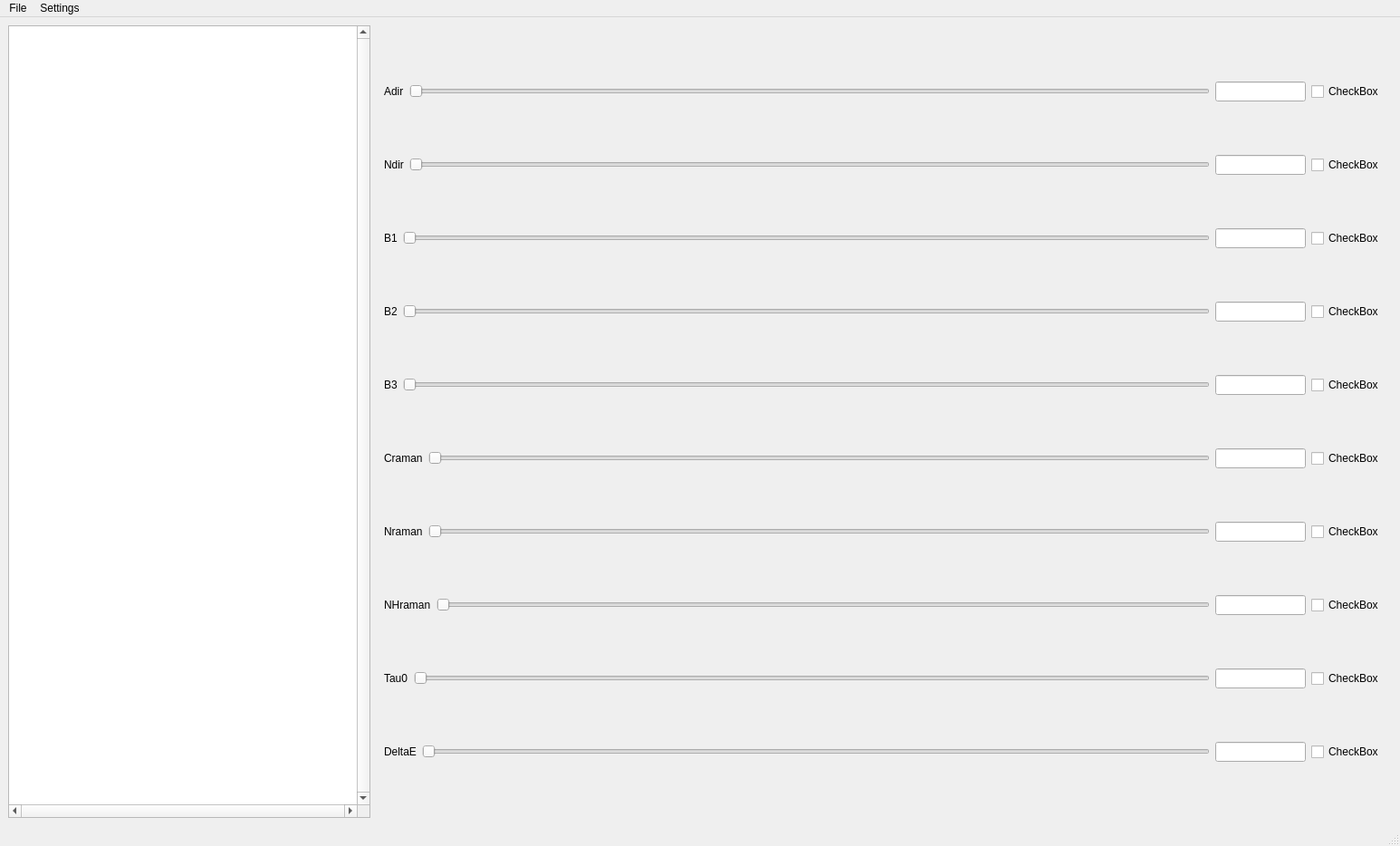
<?xml version="1.0" encoding="UTF-8"?>
<ui version="4.0">
 <class>MainWindow</class>
 <widget class="QMainWindow" name="MainWindow">
  <property name="geometry">
   <rect>
    <x>0</x>
    <y>0</y>
    <width>1546</width>
    <height>934</height>
   </rect>
  </property>
  <property name="sizePolicy">
   <sizepolicy hsizetype="Expanding" vsizetype="Expanding">
    <horstretch>0</horstretch>
    <verstretch>0</verstretch>
   </sizepolicy>
  </property>
  <property name="minimumSize">
   <size>
    <width>2</width>
    <height>2</height>
   </size>
  </property>
  <property name="windowTitle">
   <string>MainWindow</string>
  </property>
  <widget class="QWidget" name="centralwidget">
   <layout class="QHBoxLayout" name="horizontalLayout_2">
    <item>
     <layout class="QHBoxLayout" name="horizontalLayout">
      <item>
       <widget class="QTreeView" name="Model">
        <property name="sizePolicy">
         <sizepolicy hsizetype="Expanding" vsizetype="Expanding">
          <horstretch>0</horstretch>
          <verstretch>0</verstretch>
         </sizepolicy>
        </property>
        <property name="minimumSize">
         <size>
          <width>400</width>
          <height>0</height>
         </size>
        </property>
        <property name="maximumSize">
         <size>
          <width>400</width>
          <height>16777215</height>
         </size>
        </property>
        <property name="frameShape">
         <enum>QFrame::StyledPanel</enum>
        </property>
        <property name="verticalScrollBarPolicy">
         <enum>Qt::ScrollBarAlwaysOn</enum>
        </property>
        <property name="horizontalScrollBarPolicy">
         <enum>Qt::ScrollBarAlwaysOn</enum>
        </property>
        <property name="sizeAdjustPolicy">
         <enum>QAbstractScrollArea::AdjustToContents</enum>
        </property>
        <property name="textElideMode">
         <enum>Qt::ElideNone</enum>
        </property>
        <property name="horizontalScrollMode">
         <enum>QAbstractItemView::ScrollPerItem</enum>
        </property>
        <property name="autoExpandDelay">
         <number>-1</number>
        </property>
        <property name="indentation">
         <number>10</number>
        </property>
        <property name="sortingEnabled">
         <bool>false</bool>
        </property>
        <property name="allColumnsShowFocus">
         <bool>false</bool>
        </property>
        <property name="wordWrap">
         <bool>false</bool>
        </property>
        <property name="headerHidden">
         <bool>true</bool>
        </property>
        <attribute name="headerVisible">
         <bool>false</bool>
        </attribute>
        <attribute name="headerMinimumSectionSize">
         <number>50</number>
        </attribute>
        <attribute name="headerDefaultSectionSize">
         <number>250</number>
        </attribute>
        <attribute name="headerStretchLastSection">
         <bool>true</bool>
        </attribute>
       </widget>
      </item>
      <item>
       <widget class="QStackedWidget" name="WorkingSpace">
        <property name="sizePolicy">
         <sizepolicy hsizetype="Expanding" vsizetype="Expanding">
          <horstretch>1</horstretch>
          <verstretch>1</verstretch>
         </sizepolicy>
        </property>
        <property name="currentIndex">
         <number>1</number>
        </property>
        <widget class="QWidget" name="fit2Dpage">
         <property name="sizePolicy">
          <sizepolicy hsizetype="Expanding" vsizetype="Expanding">
           <horstretch>1</horstretch>
           <verstretch>1</verstretch>
          </sizepolicy>
         </property>
         <layout class="QVBoxLayout" name="verticalLayout">
          <item>
           <layout class="QHBoxLayout" name="UpperPlots"/>
          </item>
          <item>
           <spacer name="verticalSpacer">
            <property name="orientation">
             <enum>Qt::Vertical</enum>
            </property>
            <property name="sizeType">
             <enum>QSizePolicy::Fixed</enum>
            </property>
            <property name="sizeHint" stdset="0">
             <size>
              <width>1</width>
              <height>1</height>
             </size>
            </property>
           </spacer>
          </item>
          <item>
           <layout class="QHBoxLayout" name="MainPlot"/>
          </item>
          <item>
           <spacer name="verticalSpacer_2">
            <property name="orientation">
             <enum>Qt::Vertical</enum>
            </property>
            <property name="sizeType">
             <enum>QSizePolicy::Fixed</enum>
            </property>
            <property name="sizeHint" stdset="0">
             <size>
              <width>1</width>
              <height>1</height>
             </size>
            </property>
           </spacer>
          </item>
          <item>
           <layout class="QVBoxLayout" name="verticalLayout_2"/>
          </item>
          <item>
           <layout class="QHBoxLayout" name="horizontalLayout_4">
            <property name="sizeConstraint">
             <enum>QLayout::SetMinAndMaxSize</enum>
            </property>
            <item>
             <widget class="QStackedWidget" name="modelControl">
              <property name="maximumSize">
               <size>
                <width>1000</width>
                <height>200</height>
               </size>
              </property>
              <property name="currentIndex">
               <number>0</number>
              </property>
              <widget class="QWidget" name="pageModelSingleRelax">
               <property name="maximumSize">
                <size>
                 <width>16777215</width>
                 <height>744</height>
                </size>
               </property>
               <widget class="QWidget" name="horizontalLayoutWidget">
                <property name="geometry">
                 <rect>
                  <x>20</x>
                  <y>10</y>
                  <width>900</width>
                  <height>176</height>
                 </rect>
                </property>
                <layout class="QVBoxLayout" name="parameters">
                 <item>
                  <layout class="QHBoxLayout" name="chiTLayout">
                   <item>
                    <widget class="QLabel" name="label_8">
                     <property name="minimumSize">
                      <size>
                       <width>65</width>
                       <height>0</height>
                      </size>
                     </property>
                     <property name="text">
                      <string>Chi_T-Chi_S</string>
                     </property>
                     <property name="alignment">
                      <set>Qt::AlignCenter</set>
                     </property>
                    </widget>
                   </item>
                   <item>
                    <widget class="QSlider" name="horizontalSlider_ChiT">
                     <property name="minimumSize">
                      <size>
                       <width>700</width>
                       <height>0</height>
                      </size>
                     </property>
                     <property name="tracking">
                      <bool>true</bool>
                     </property>
                     <property name="orientation">
                      <enum>Qt::Horizontal</enum>
                     </property>
                    </widget>
                   </item>
                   <item>
                    <widget class="QLineEdit" name="lineEdit_ChiT">
                     <property name="minimumSize">
                      <size>
                       <width>0</width>
                       <height>0</height>
                      </size>
                     </property>
                     <property name="maximumSize">
                      <size>
                       <width>100</width>
                       <height>16777215</height>
                      </size>
                     </property>
                    </widget>
                   </item>
                   <item>
                    <widget class="QCheckBox" name="checkBox_ChiT">
                     <property name="text">
                      <string>Blocked</string>
                     </property>
                    </widget>
                   </item>
                  </layout>
                 </item>
                 <item>
                  <layout class="QHBoxLayout" name="chiSLayout">
                   <item>
                    <widget class="QLabel" name="label_7">
                     <property name="minimumSize">
                      <size>
                       <width>65</width>
                       <height>0</height>
                      </size>
                     </property>
                     <property name="text">
                      <string>Chi_S</string>
                     </property>
                     <property name="alignment">
                      <set>Qt::AlignCenter</set>
                     </property>
                    </widget>
                   </item>
                   <item>
                    <widget class="QSlider" name="horizontalSlider_ChiS">
                     <property name="minimumSize">
                      <size>
                       <width>700</width>
                       <height>0</height>
                      </size>
                     </property>
                     <property name="tracking">
                      <bool>true</bool>
                     </property>
                     <property name="orientation">
                      <enum>Qt::Horizontal</enum>
                     </property>
                    </widget>
                   </item>
                   <item>
                    <widget class="QLineEdit" name="lineEdit_ChiS">
                     <property name="maximumSize">
                      <size>
                       <width>100</width>
                       <height>16777215</height>
                      </size>
                     </property>
                    </widget>
                   </item>
                   <item>
                    <widget class="QCheckBox" name="checkBox_ChiS">
                     <property name="text">
                      <string>Blocked</string>
                     </property>
                    </widget>
                   </item>
                  </layout>
                 </item>
                 <item>
                  <layout class="QHBoxLayout" name="betaLayout">
                   <item>
                    <widget class="QLabel" name="label_6">
                     <property name="minimumSize">
                      <size>
                       <width>65</width>
                       <height>0</height>
                      </size>
                     </property>
                     <property name="text">
                      <string>Beta</string>
                     </property>
                     <property name="alignment">
                      <set>Qt::AlignCenter</set>
                     </property>
                    </widget>
                   </item>
                   <item>
                    <widget class="QSlider" name="horizontalSlider_Beta">
                     <property name="minimumSize">
                      <size>
                       <width>700</width>
                       <height>0</height>
                      </size>
                     </property>
                     <property name="tracking">
                      <bool>true</bool>
                     </property>
                     <property name="orientation">
                      <enum>Qt::Horizontal</enum>
                     </property>
                    </widget>
                   </item>
                   <item>
                    <widget class="QLineEdit" name="lineEdit_Beta">
                     <property name="maximumSize">
                      <size>
                       <width>100</width>
                       <height>16777215</height>
                      </size>
                     </property>
                    </widget>
                   </item>
                   <item>
                    <widget class="QCheckBox" name="checkBox_Beta">
                     <property name="text">
                      <string>Blocked</string>
                     </property>
                    </widget>
                   </item>
                  </layout>
                 </item>
                 <item>
                  <layout class="QHBoxLayout" name="tauLayout">
                   <item>
                    <widget class="QLabel" name="label">
                     <property name="minimumSize">
                      <size>
                       <width>65</width>
                       <height>0</height>
                      </size>
                     </property>
                     <property name="text">
                      <string>log Tau</string>
                     </property>
                     <property name="alignment">
                      <set>Qt::AlignCenter</set>
                     </property>
                    </widget>
                   </item>
                   <item>
                    <widget class="QSlider" name="horizontalSlider_Tau">
                     <property name="minimumSize">
                      <size>
                       <width>700</width>
                       <height>0</height>
                      </size>
                     </property>
                     <property name="tracking">
                      <bool>true</bool>
                     </property>
                     <property name="orientation">
                      <enum>Qt::Horizontal</enum>
                     </property>
                    </widget>
                   </item>
                   <item>
                    <widget class="QLineEdit" name="lineEdit_Tau">
                     <property name="maximumSize">
                      <size>
                       <width>100</width>
                       <height>16777215</height>
                      </size>
                     </property>
                    </widget>
                   </item>
                   <item>
                    <widget class="QCheckBox" name="checkBox_Tau">
                     <property name="text">
                      <string>Blocked</string>
                     </property>
                    </widget>
                   </item>
                  </layout>
                 </item>
                 <item>
                  <layout class="QHBoxLayout" name="alfaLayout">
                   <item>
                    <widget class="QLabel" name="Alpha">
                     <property name="minimumSize">
                      <size>
                       <width>65</width>
                       <height>0</height>
                      </size>
                     </property>
                     <property name="text">
                      <string>Alfa</string>
                     </property>
                     <property name="alignment">
                      <set>Qt::AlignCenter</set>
                     </property>
                    </widget>
                   </item>
                   <item>
                    <widget class="QSlider" name="horizontalSlider_Alpha">
                     <property name="minimumSize">
                      <size>
                       <width>700</width>
                       <height>0</height>
                      </size>
                     </property>
                     <property name="tracking">
                      <bool>true</bool>
                     </property>
                     <property name="orientation">
                      <enum>Qt::Horizontal</enum>
                     </property>
                    </widget>
                   </item>
                   <item>
                    <widget class="QLineEdit" name="lineEdit_Alpha">
                     <property name="maximumSize">
                      <size>
                       <width>100</width>
                       <height>16777215</height>
                      </size>
                     </property>
                    </widget>
                   </item>
                   <item>
                    <widget class="QCheckBox" name="checkBox_Alpha">
                     <property name="text">
                      <string>Blocked</string>
                     </property>
                    </widget>
                   </item>
                  </layout>
                 </item>
                </layout>
               </widget>
              </widget>
              <widget class="QWidget" name="pageModelDoubleRelax"/>
             </widget>
            </item>
            <item>
             <layout class="QVBoxLayout" name="verticalLayout_3">
              <item>
               <widget class="QPushButton" name="pushButtonFit">
                <property name="text">
                 <string>Fit</string>
                </property>
               </widget>
              </item>
              <item>
               <widget class="QPushButton" name="pushButtonSetRange">
                <property name="text">
                 <string>Adjust Range</string>
                </property>
               </widget>
              </item>
              <item>
               <widget class="QPushButton" name="pushButtonSave">
                <property name="text">
                 <string>Save</string>
                </property>
               </widget>
              </item>
             </layout>
            </item>
           </layout>
          </item>
         </layout>
        </widget>
        <widget class="QWidget" name="fit3Dpage">
         <layout class="QHBoxLayout" name="horizontalLayout_5">
          <item>
           <layout class="QHBoxLayout" name="PanelContainer">
            <item>
             <layout class="QVBoxLayout" name="LeftPanel">
              <item>
               <layout class="QHBoxLayout" name="horizontalLayout_27">
                <item>
                 <widget class="QLabel" name="label_Adir">
                  <property name="text">
                   <string>Adir</string>
                  </property>
                 </widget>
                </item>
                <item>
                 <widget class="QSlider" name="horizontalSlider_Adir">
                  <property name="orientation">
                   <enum>Qt::Horizontal</enum>
                  </property>
                 </widget>
                </item>
                <item>
                 <widget class="QLineEdit" name="lineEdit_Adir">
                  <property name="maximumSize">
                   <size>
                    <width>100</width>
                    <height>16777215</height>
                   </size>
                  </property>
                 </widget>
                </item>
                <item>
                 <widget class="QCheckBox" name="checkBox_Adir">
                  <property name="text">
                   <string>CheckBox</string>
                  </property>
                 </widget>
                </item>
               </layout>
              </item>
              <item>
               <layout class="QHBoxLayout" name="horizontalLayout_26">
                <item>
                 <widget class="QLabel" name="label_Ndir">
                  <property name="text">
                   <string>Ndir</string>
                  </property>
                 </widget>
                </item>
                <item>
                 <widget class="QSlider" name="horizontalSlider_Ndir">
                  <property name="orientation">
                   <enum>Qt::Horizontal</enum>
                  </property>
                 </widget>
                </item>
                <item>
                 <widget class="QLineEdit" name="lineEdit_Ndir">
                  <property name="maximumSize">
                   <size>
                    <width>100</width>
                    <height>16777215</height>
                   </size>
                  </property>
                 </widget>
                </item>
                <item>
                 <widget class="QCheckBox" name="checkBox_Ndir">
                  <property name="text">
                   <string>CheckBox</string>
                  </property>
                 </widget>
                </item>
               </layout>
              </item>
              <item>
               <layout class="QHBoxLayout" name="horizontalLayout_25">
                <item>
                 <widget class="QLabel" name="label_B1">
                  <property name="text">
                   <string>B1</string>
                  </property>
                 </widget>
                </item>
                <item>
                 <widget class="QSlider" name="horizontalSlider_B1">
                  <property name="orientation">
                   <enum>Qt::Horizontal</enum>
                  </property>
                 </widget>
                </item>
                <item>
                 <widget class="QLineEdit" name="lineEdit_B1">
                  <property name="maximumSize">
                   <size>
                    <width>100</width>
                    <height>16777215</height>
                   </size>
                  </property>
                 </widget>
                </item>
                <item>
                 <widget class="QCheckBox" name="checkBox_B1">
                  <property name="text">
                   <string>CheckBox</string>
                  </property>
                 </widget>
                </item>
               </layout>
              </item>
              <item>
               <layout class="QHBoxLayout" name="horizontalLayout_24">
                <item>
                 <widget class="QLabel" name="label_B2">
                  <property name="text">
                   <string>B2</string>
                  </property>
                 </widget>
                </item>
                <item>
                 <widget class="QSlider" name="horizontalSlider_B2">
                  <property name="orientation">
                   <enum>Qt::Horizontal</enum>
                  </property>
                 </widget>
                </item>
                <item>
                 <widget class="QLineEdit" name="lineEdit_B2">
                  <property name="maximumSize">
                   <size>
                    <width>100</width>
                    <height>16777215</height>
                   </size>
                  </property>
                 </widget>
                </item>
                <item>
                 <widget class="QCheckBox" name="checkBox_B2">
                  <property name="text">
                   <string>CheckBox</string>
                  </property>
                 </widget>
                </item>
               </layout>
              </item>
              <item>
               <layout class="QHBoxLayout" name="horizontalLayout_23">
                <item>
                 <widget class="QLabel" name="label_B3">
                  <property name="text">
                   <string>B3</string>
                  </property>
                 </widget>
                </item>
                <item>
                 <widget class="QSlider" name="horizontalSlider_B3">
                  <property name="orientation">
                   <enum>Qt::Horizontal</enum>
                  </property>
                 </widget>
                </item>
                <item>
                 <widget class="QLineEdit" name="lineEdit_B3">
                  <property name="maximumSize">
                   <size>
                    <width>100</width>
                    <height>16777215</height>
                   </size>
                  </property>
                 </widget>
                </item>
                <item>
                 <widget class="QCheckBox" name="checkBox_B3">
                  <property name="text">
                   <string>CheckBox</string>
                  </property>
                 </widget>
                </item>
               </layout>
              </item>
              <item>
               <layout class="QHBoxLayout" name="horizontalLayout_22">
                <item>
                 <widget class="QLabel" name="label_Craman">
                  <property name="text">
                   <string>Craman</string>
                  </property>
                 </widget>
                </item>
                <item>
                 <widget class="QSlider" name="horizontalSlider_Craman">
                  <property name="orientation">
                   <enum>Qt::Horizontal</enum>
                  </property>
                 </widget>
                </item>
                <item>
                 <widget class="QLineEdit" name="lineEdit_Craman">
                  <property name="maximumSize">
                   <size>
                    <width>100</width>
                    <height>16777215</height>
                   </size>
                  </property>
                 </widget>
                </item>
                <item>
                 <widget class="QCheckBox" name="checkBox_Craman">
                  <property name="text">
                   <string>CheckBox</string>
                  </property>
                 </widget>
                </item>
               </layout>
              </item>
              <item>
               <layout class="QHBoxLayout" name="horizontalLayout_21">
                <item>
                 <widget class="QLabel" name="label_Nraman">
                  <property name="text">
                   <string>Nraman</string>
                  </property>
                 </widget>
                </item>
                <item>
                 <widget class="QSlider" name="horizontalSlider_Nraman">
                  <property name="orientation">
                   <enum>Qt::Horizontal</enum>
                  </property>
                 </widget>
                </item>
                <item>
                 <widget class="QLineEdit" name="lineEdit_Nraman">
                  <property name="maximumSize">
                   <size>
                    <width>100</width>
                    <height>16777215</height>
                   </size>
                  </property>
                 </widget>
                </item>
                <item>
                 <widget class="QCheckBox" name="checkBox_Nraman">
                  <property name="text">
                   <string>CheckBox</string>
                  </property>
                 </widget>
                </item>
               </layout>
              </item>
              <item>
               <layout class="QHBoxLayout" name="horizontalLayout_19">
                <item>
                 <widget class="QLabel" name="label_NHraman">
                  <property name="text">
                   <string>NHraman</string>
                  </property>
                 </widget>
                </item>
                <item>
                 <widget class="QSlider" name="horizontalSlider_NHraman">
                  <property name="orientation">
                   <enum>Qt::Horizontal</enum>
                  </property>
                 </widget>
                </item>
                <item>
                 <widget class="QLineEdit" name="lineEdit_NHraman">
                  <property name="maximumSize">
                   <size>
                    <width>100</width>
                    <height>16777215</height>
                   </size>
                  </property>
                 </widget>
                </item>
                <item>
                 <widget class="QCheckBox" name="checkBox_NHraman">
                  <property name="text">
                   <string>CheckBox</string>
                  </property>
                 </widget>
                </item>
               </layout>
              </item>
              <item>
               <layout class="QHBoxLayout" name="horizontalLayout_6">
                <item>
                 <widget class="QLabel" name="label_Tau0">
                  <property name="text">
                   <string>Tau0</string>
                  </property>
                 </widget>
                </item>
                <item>
                 <widget class="QSlider" name="horizontalSlider_Tau0">
                  <property name="orientation">
                   <enum>Qt::Horizontal</enum>
                  </property>
                 </widget>
                </item>
                <item>
                 <widget class="QLineEdit" name="lineEdit_Tau0">
                  <property name="maximumSize">
                   <size>
                    <width>100</width>
                    <height>16777215</height>
                   </size>
                  </property>
                 </widget>
                </item>
                <item>
                 <widget class="QCheckBox" name="checkBox_Tau0">
                  <property name="text">
                   <string>CheckBox</string>
                  </property>
                 </widget>
                </item>
               </layout>
              </item>
              <item>
               <layout class="QHBoxLayout" name="horizontalLayout_20">
                <item>
                 <widget class="QLabel" name="label_DeltaE">
                  <property name="text">
                   <string>DeltaE</string>
                  </property>
                 </widget>
                </item>
                <item>
                 <widget class="QSlider" name="horizontalSlider_DeltaE">
                  <property name="orientation">
                   <enum>Qt::Horizontal</enum>
                  </property>
                 </widget>
                </item>
                <item>
                 <widget class="QLineEdit" name="lineEdit_DeltaE">
                  <property name="maximumSize">
                   <size>
                    <width>100</width>
                    <height>16777215</height>
                   </size>
                  </property>
                 </widget>
                </item>
                <item>
                 <widget class="QCheckBox" name="checkBox_DeltaE">
                  <property name="text">
                   <string>CheckBox</string>
                  </property>
                 </widget>
                </item>
               </layout>
              </item>
             </layout>
            </item>
            <item>
             <layout class="QVBoxLayout" name="RightPanel"/>
            </item>
           </layout>
          </item>
         </layout>
        </widget>
        <widget class="QWidget" name="dataInspect">
         <layout class="QHBoxLayout" name="horizontalLayout_3">
          <item>
           <layout class="QVBoxLayout" name="inspectLayout">
            <item>
             <layout class="QGridLayout" name="inspectPlots"/>
            </item>
           </layout>
          </item>
         </layout>
        </widget>
       </widget>
      </item>
     </layout>
    </item>
   </layout>
  </widget>
  <widget class="QMenuBar" name="menubar">
   <property name="geometry">
    <rect>
     <x>0</x>
     <y>0</y>
     <width>1546</width>
     <height>21</height>
    </rect>
   </property>
   <widget class="QMenu" name="menuFile">
    <property name="title">
     <string>File</string>
    </property>
    <addaction name="actionSave"/>
    <addaction name="actionLoad"/>
    <addaction name="actionImport"/>
   </widget>
   <widget class="QMenu" name="menuSettings">
    <property name="title">
     <string>Settings</string>
    </property>
   </widget>
   <addaction name="menuFile"/>
   <addaction name="menuSettings"/>
  </widget>
  <widget class="QStatusBar" name="statusbar"/>
  <action name="actionSave">
   <property name="text">
    <string>Save</string>
   </property>
  </action>
  <action name="actionLoad">
   <property name="text">
    <string>Load</string>
   </property>
  </action>
  <action name="actionImport">
   <property name="text">
    <string>Import</string>
   </property>
  </action>
 </widget>
 <resources/>
 <connections/>
</ui>
